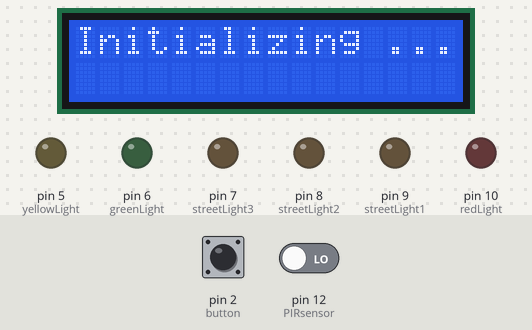
Recording of a sketch running on a simulated Arduino Uno, built with avr-gcc and run on an emulated ATmega328P. On the bench: 16×2 character LCD, output pins drawn as LEDs (lit = HIGH). The inputs (shaded band) are chosen by the test bench; at power-on: pin 2 (button) LOW, pin 12 (PIRsensor) LOW. What the sketch prints to the serial monitor is not drawn.

Above: at 5.1 s.
At 7.2 s:
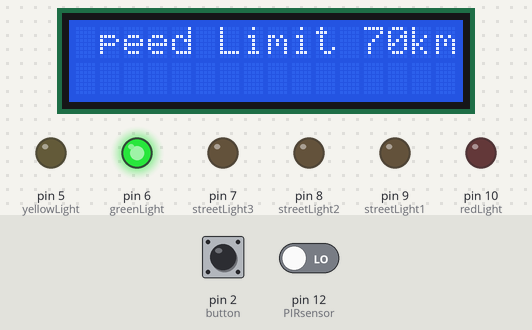
7.3 s: pin 2 (button) pulled HIGH for 0.15 s
At 8.1 s:
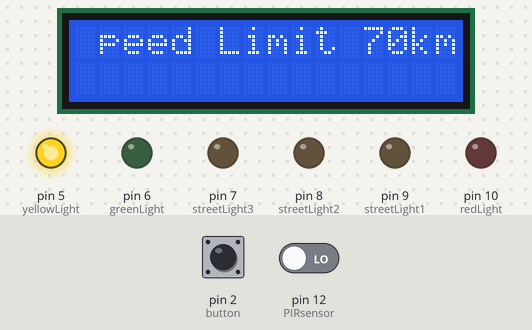
At 9.1 s:
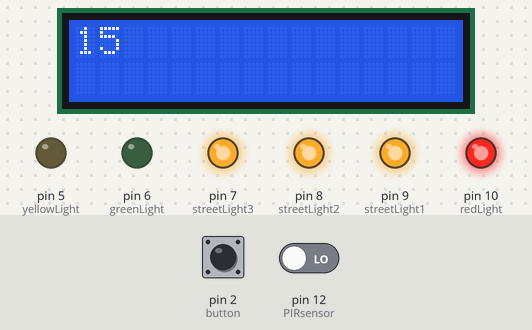
Timing chart, 0 to 26.9 s (numbered marks = the images above; inputs shaded):
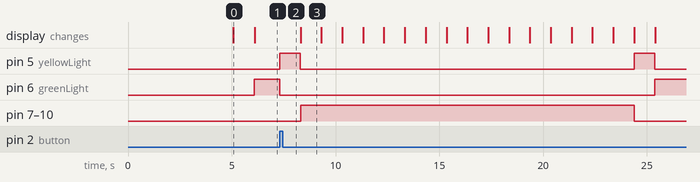

The sketch:

ready_arduino.ino
```cpp
  #include <Wire.h>
  #include <LiquidCrystal_I2C.h>

  LiquidCrystal_I2C lcd(0x27, 16, 2); // I2C address 32, 16 columns and 2 rows

  int PIRsensor= 12;
  int pirState = LOW;             // we start, assuming no motion detected
  int val = 0;
  int streetLight1 = 9;
  int streetLight2 = 8;
  int streetLight3 = 7;

  int greenLight = 6;
  int yellowLight = 5;
  int redLight = 10;

  int button = 2;

  void setup() {
    delay(5000);
    lcd.init(); // Initialize lcd
    lcd.backlight();
    lcd.setCursor(0, 0);
    lcd.print("Initializing ...");
    delay(1000);
    lcd.clear();
    pinMode(PIRsensor, INPUT); // Set pin 11 as INPUT, where the PIR sensor is connected
    pinMode(streetLight1, OUTPUT);
    pinMode(streetLight2, OUTPUT);
    pinMode(streetLight3, OUTPUT); // Set pin 9 as OUTPUT, where an LED or another output device is connected
    pinMode(greenLight, OUTPUT); // Green light
    pinMode(yellowLight, OUTPUT); // Yellow light
    pinMode(redLight, OUTPUT); // Red light
    pinMode(button, INPUT) ; // Button
    Serial.begin(9600); //TESTING, DELETE LATER
  }
  void loop() {
    // Serial.println(digitalRead(button)); //TESTING, DELETE LATER
    // Serial.println(PIRsensor);
    val = digitalRead(PIRsensor);
    lcd.setCursor(0, 0); // Set the cursor to the first column and first row
    digitalWrite(greenLight, HIGH);
    // Serial.println("OUT"); //TESTING, DELETE LATER
    if(digitalRead(button) == HIGH){
      Serial.println("IN"); //TESTING, DELETE LATER
      digitalWrite(greenLight, LOW);
      digitalWrite(yellowLight, HIGH);
      delay(1000);
      digitalWrite(yellowLight, LOW);
      digitalWrite(redLight, HIGH);
      lcd.clear();
      for (int i = 15; i >=0; i--)
        {
        lcd.print(i);
        digitalWrite(streetLight1, HIGH);
        digitalWrite(streetLight2, HIGH);
        digitalWrite(streetLight3, HIGH);
        delay(1000);
        lcd.clear();
        };
      lcd.clear();
      digitalWrite(streetLight1, LOW);
      digitalWrite(streetLight2, LOW);
      digitalWrite(streetLight3, LOW);
      digitalWrite(redLight, LOW);
      digitalWrite(yellowLight, HIGH);
      delay(1000);
      digitalWrite(yellowLight, LOW);
      digitalWrite(greenLight, HIGH);
    }

    if (val == HIGH) {
      Serial.println("Motion detected");
      lcd.print("Pedestrian crossing! Motion detected");
      digitalWrite(streetLight1, HIGH);
      digitalWrite(streetLight2, HIGH);
      digitalWrite(streetLight3, HIGH);
      // If motion is detected, turn on the output
      delay(1000);
      // delay(7000);
      digitalWrite(streetLight1, LOW);
      digitalWrite(streetLight2, LOW);
      digitalWrite(streetLight3, LOW);
      // delay(2000);
      if(pirState = LOW){
        pirState = HIGH;
      }
      lcd.clear();
      lcd.print("Speed Limit 70km/h");
    } else if(val == LOW) {
      // Serial.println(digitalRead(PIRsensor));
      lcd.print("Speed Limit 70km/h");
      if (pirState == HIGH){
        Serial.println("Motion ended!");
        pirState = LOW;
      }
    }


    lcd.setCursor(0, 0); // Set the cursor back to the first column and first row
    lcd.print(" "); // Print a space to clear the previous message without clearing the entire screen
  }
```

Measured:
- after the input at 7.3 s, pin 5 (yellowLight): alternates HIGH for 1.0 s and LOW for 16.1 s, 4 changes in all, then stays LOW, starting at once; pin 6 (greenLight): HIGH → LOW at once, → HIGH 18.1 s later; pin 7 (streetLight3), pin 8 (streetLight2), pin 9 (streetLight1), pin 10 (redLight): LOW → HIGH after 1.0 s, → LOW 16.1 s later
- what the display in image 0 shows lasts 1.0 s, from 5.1 s to 6.1 s
